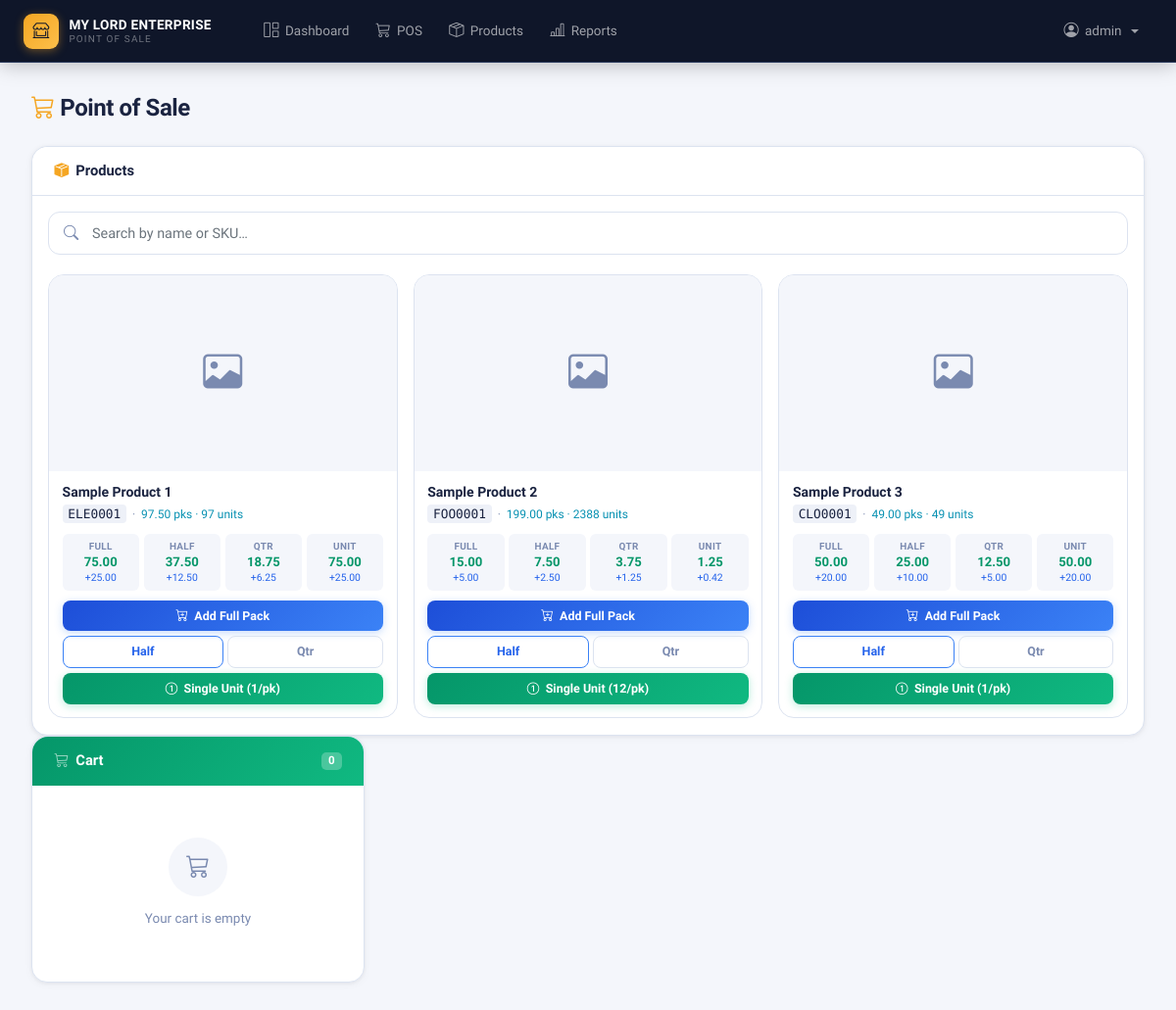
The page /pos/ (signed in) on the database as committed earlier.
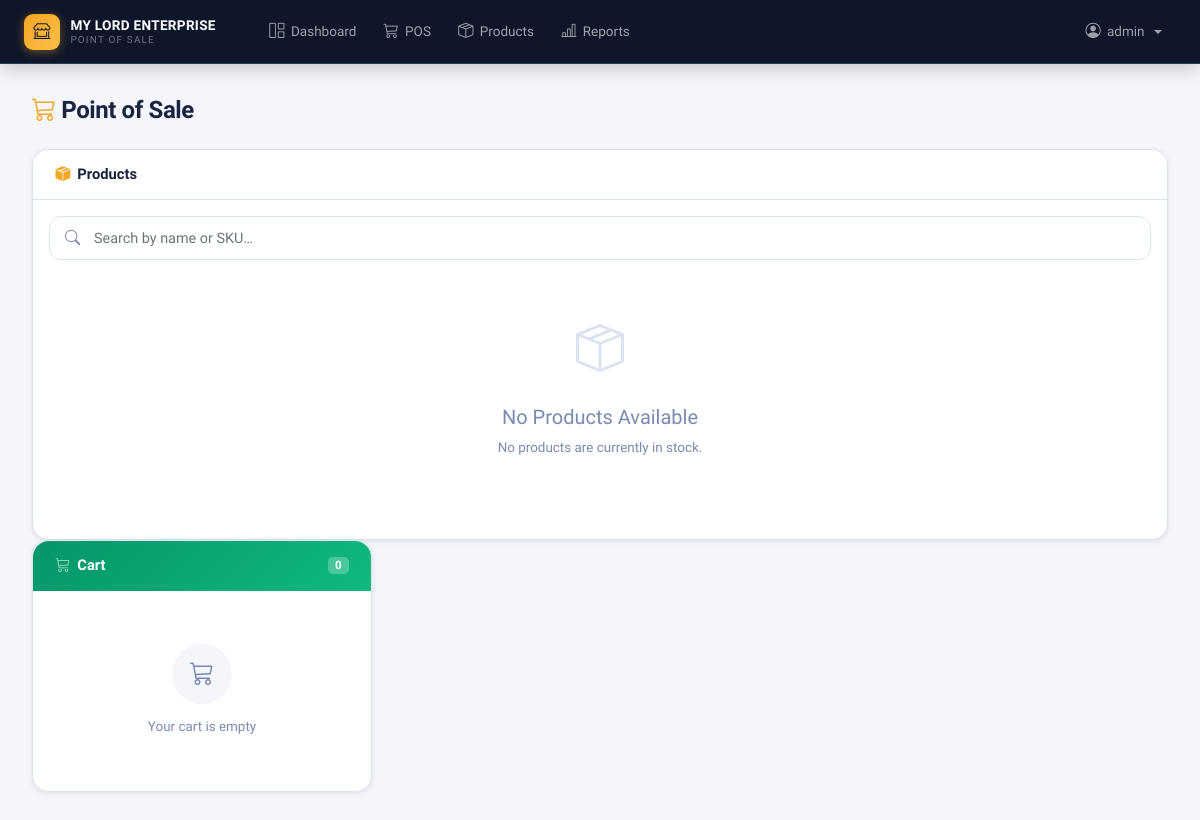
The same page on the database as committed later.
### app/models.py (models this page shows, shortened)
class Product(db.Model):
    id = db.Column(db.Integer, primary_key=True)
    sku = db.Column(db.String(20), unique=True, nullable=False, index=True)
    name = db.Column(db.String(100), nullable=False)
    category = db.Column(db.String(50), nullable=False, index=True)
    description = db.Column(db.Text)
    purchase_price = db.Column(db.Numeric(10, 2), nullable=False)
    full_price = db.Column(db.Numeric(10, 2), nullable=False)
    half_price = db.Column(db.Numeric(10, 2), nullable=True)
    price = db.Column(db.Numeric(10, 2), nullable=False)  # For backward compatibility
    units_per_pack = db.Column(db.Integer, default=1, nullable=False)  # How many units in a full pack
    unit_price = db.Column(db.Numeric(10, 2), nullable=True)  # Price per single unit (retail)
    quantity = db.Column(db.Numeric(10, 2), nullable=False, default=0)
    image_filename = db.Column(db.String(255), nullable=True)
    image_path = db.Column(db.String(500), nullable=True)
    created_at = db.Column(db.DateTime, nullable=False, default=datetime.utcnow)
    updated_at = db.Column(db.DateTime, default=datetime.utcnow, onupdate=datetime.utcnow)
    sale_items = db.relationship('SaleItem', backref='product', lazy=True)
    CATEGORIES = [
        ('electronics', 'Electronics'),
        ('clothing', 'Clothing'),
        ('food', 'Food & Beverages'),
        ('beauty', 'Beauty & Personal Care'),
        ('books', 'Books & Stationery'),
        ('home', 'Home & Garden'),
        ('sports', 'Sports & Recreation'),
        ('automotive', 'Automotive'),
        ('toys', 'Toys & Games'),
        ('health', 'Health & Wellness'),
        ('jewelry', 'Jewelry & Accessories'),
        ('music', 'Music & Instruments'),
        ('pets', 'Pet Supplies'),
        ('office', 'Office Supplies'),
        ('tools', 'Tools & Hardware'),
        ('other', 'Other')
    ]
    ALLOWED_IMAGE_EXTENSIONS = {'png', 'jpg', 'jpeg', 'gif', 'webp'}
    MAX_IMAGE_SIZE = 10 * 1024 * 1024  # 10MB
    @property
    def has_image(self):
        return self.image_filename is not None and self.image_path is not None
    @property
    def total_units_available(self):
        return float(self.quantity) * self.units_per_pack
    def get_price_for_unit(self, unit_type='full'):
        if unit_type == 'unit':
            return self.calculated_unit_price
        elif unit_type == 'half':
            return self.half_price if self.half_price else (self.full_price / Decimal('2'))
        elif unit_type == 'quarter':
            return self.full_price / Decimal('4')
        else:  # full
            return self.full_price
    def get_profit_for_unit(self, unit_type='full'):
        selling_price = self.get_price_for_unit(unit_type)
        if unit_type == 'unit':
            cost = self.purchase_price / Decimal(str(self.units_per_pack))
        elif unit_type == 'half':
            cost = self.purchase_price / Decimal('2')
        elif unit_type == 'quarter':
            cost = self.purchase_price / Decimal('4')
        else:  # full
            cost = self.purchase_price
        return selling_price - cost
    @property
    def quarter_price(self):
        return self.full_price / Decimal('4')
    @property
    def calculated_unit_price(self):
        if self.unit_price:
            return self.unit_price
        return self.full_price / Decimal(str(self.units_per_pack))

### app/pos.py (the view)
@bp.route('/')
@login_required
def pos_page():
    products = Product.query.filter(Product.quantity > 0).order_by(Product.name).all()
    continue_sale_id = session.get('continue_sale_id')
    if continue_sale_id:
        session.pop('continue_sale_id', None)
        return render_template('pos/pos.html', products=products, continue_sale_id=continue_sale_id)
    return render_template('pos/pos.html', products=products)

### app/models.py (called while the page is built)
    def needs_password_change(self):
        return self.must_change_password or self.is_temporary_password

    def is_admin(self):
        return self.role == 'admin'

    def is_manager(self):
        return self.role in ['admin', 'manager']

### app/templates/pos/pos.html (shortened to what the changed rows need)
{% extends "base.html" %}
{% block content %}
<div class="d-flex justify-content-between align-items-center mb-3">
    <div>
        <h2 style="font-size:1.5rem;font-weight:800;color:var(--text-primary);letter-spacing:-0.4px">
            <i class="bi bi-cart3" style="color:var(--gold)"></i> Point of Sale
        </h2>
    </div>
</div>
<div class="pos-layout">
    <div class="pos-products">
        <div class="card">
            <div class="card-body">
                <div class="row g-3" id="productsContainer">
                    {% for product in products %}
                    <div class="col-md-6 col-lg-4 product-item" data-name="{{ product.name.lower() }}" data-sku="{{ product.sku.lower() }}">
                        <div class="card product-card h-100">
                            {% if product.has_image %}
                            <img src="{{ product.image_url }}" class="card-img-top" alt="{{ product.name }}">
                            {% else %}
                            <div class="card-img-top bg-light">
                                <i class="bi bi-image text-muted" style="font-size:2.5rem"></i>
                            </div>
                            {% endif %}
                            <div class="card-body">
                                <h6 class="card-title text-truncate" title="{{ product.name }}">{{ product.name }}</h6>
                                <div style="font-size:0.75rem;color:var(--text-muted);margin-bottom:0.4rem">
                                    <code>{{ product.sku }}</code>
                                    &nbsp;·&nbsp;
                                    <span style="color:#0891b2">{{ product.quantity }} pks · {{ product.total_units_available|int }} units</span>
                                </div>
                                <div class="price-grid">
                                    <div class="price-cell">
                                        <div class="pc-label">Full</div>
                                        <div class="pc-price">{{ "%.2f"|format(product.full_price) }}</div>
                                        <div class="pc-profit">+{{ "%.2f"|format(product.get_profit_for_unit('full')) }}</div>
                                    </div>
                                    <div class="price-cell">
                                        <div class="pc-label">Half</div>
                                        <div class="pc-price">{{ "%.2f"|format(product.half_price) }}</div>
                                        <div class="pc-profit">+{{ "%.2f"|format(product.get_profit_for_unit('half')) }}</div>
                                    </div>
                                    <div class="price-cell">
                                        <div class="pc-label">Qtr</div>
                                        <div class="pc-price">{{ "%.2f"|format(product.quarter_price) }}</div>
                                        <div class="pc-profit">+{{ "%.2f"|format(product.get_profit_for_unit('quarter')) }}</div>
                                    </div>
                                    <div class="price-cell">
                                        <div class="pc-label">Unit</div>
                                        <div class="pc-price">{{ "%.2f"|format(product.calculated_unit_price) }}</div>
                                        <div class="pc-profit">+{{ "%.2f"|format(product.get_profit_for_unit('unit')) }}</div>
                                    </div>
                                </div>
                                <div class="cart-btns">
                                    <button class="btn btn-primary add-to-cart-btn"
                                            data-product-id="{{ product.id }}"
                                            data-product-name="{{ product.name }}"
                                            data-product-price="{{ product.full_price }}"
                                            data-product-stock="{{ product.quantity }}"
                                            data-product-sku="{{ product.sku }}"
                                            data-unit-type="full"
                                            data-profit="{{ product.get_profit_for_unit('full') }}"
                                            data-units-per-pack="{{ product.units_per_pack }}"
                                            {% if product.quantity == 0 %}disabled{% endif %}>
                                        <i class="bi bi-cart-plus"></i> Add Full Pack
                                    </button>
                                    <div class="d-flex gap-1">
                                        <button class="btn btn-outline-primary flex-fill add-to-cart-btn"
                                                data-product-id="{{ product.id }}"
                                                data-product-name="{{ product.name }}"
                                                data-product-price="{{ product.half_price }}"
                                                data-product-stock="{{ product.quantity }}"
                                                data-product-sku="{{ product.sku }}"
                                                data-unit-type="half"
                                                data-profit="{{ product.get_profit_for_unit('half') }}"
                                                data-units-per-pack="{{ product.units_per_pack }}"
                                                {% if product.quantity == 0 %}disabled{% endif %}>Half</button>
                                        <button class="btn btn-outline-secondary flex-fill add-to-cart-btn"
                                                data-product-id="{{ product.id }}"
                                                data-product-name="{{ product.name }}"
                                                data-product-price="{{ product.quarter_price }}"
                                                data-product-stock="{{ product.quantity }}"
                                                data-product-sku="{{ product.sku }}"
                                                data-unit-type="quarter"
                                                data-profit="{{ product.get_profit_for_unit('quarter') }}"
                                                data-units-per-pack="{{ product.units_per_pack }}"
                                                {% if product.quantity == 0 %}disabled{% endif %}>Qtr</button>
                                    </div>
                                    <button class="btn btn-success add-to-cart-btn"
                                            data-product-id="{{ product.id }}"
                                            data-product-name="{{ product.name }}"
                                            data-product-price="{{ product.calculated_unit_price }}"
                                            data-product-stock="{{ product.quantity }}"
                                            data-product-sku="{{ product.sku }}"
                                            data-unit-type="unit"
                                            data-profit="{{ product.get_profit_for_unit('unit') }}"
                                            data-units-per-pack="{{ product.units_per_pack }}"
                                            data-total-units="{{ product.total_units_available|int }}"
                                            {% if product.quantity == 0 %}disabled{% endif %}>
                                        <i class="bi bi-1-circle"></i> Single Unit ({{ product.units_per_pack }}/pk)
                                    </button>
                                </div>
                            </div>
                        </div>
                    </div>
                    {% endfor %}
                </div>
                {% if not products %}
                <div class="text-center py-5">
                    <i class="bi bi-box-seam" style="font-size:3rem;color:var(--border)"></i>
                    <h5 class="mt-3 text-muted">No Products Available</h5>
                    <p class="text-muted" style="font-size:0.84rem">No products are currently in stock.</p>
                </div>
                {% endif %}
            </div>
        </div>
    </div>
</div>
{% endblock %}

Rows that differ between the two databases and show on the page:
removed Product: name "Sample Product 1", sku "ELE0001", quantity "97.50", total_units_available "97", full_price "75.00", get_profit_for_unit "25.00", half_price "37.50", get_profit_for_unit "12.50", quarter_price "18.75", get_profit_for_unit "6.25", calculated_unit_price "75.00", units_per_pack "1"
removed Product: name "Sample Product 2", sku "FOO0001", quantity "199.00", total_units_available "2388", full_price "15.00", get_profit_for_unit "5.00", half_price "7.50", get_profit_for_unit "2.50", quarter_price "3.75", get_profit_for_unit "1.25", calculated_unit_price "1.25", get_profit_for_unit "0.42", units_per_pack "12"
removed Product: name "Sample Product 3", sku "CLO0001", quantity "49.00", total_units_available "49", full_price "50.00", get_profit_for_unit "20.00", half_price "25.00", get_profit_for_unit "10.00", quarter_price "12.50", get_profit_for_unit "5.00", calculated_unit_price "50.00", units_per_pack "1"
Other text that changed with them:
text now shown: "No Products Available No products are currently in stock."
